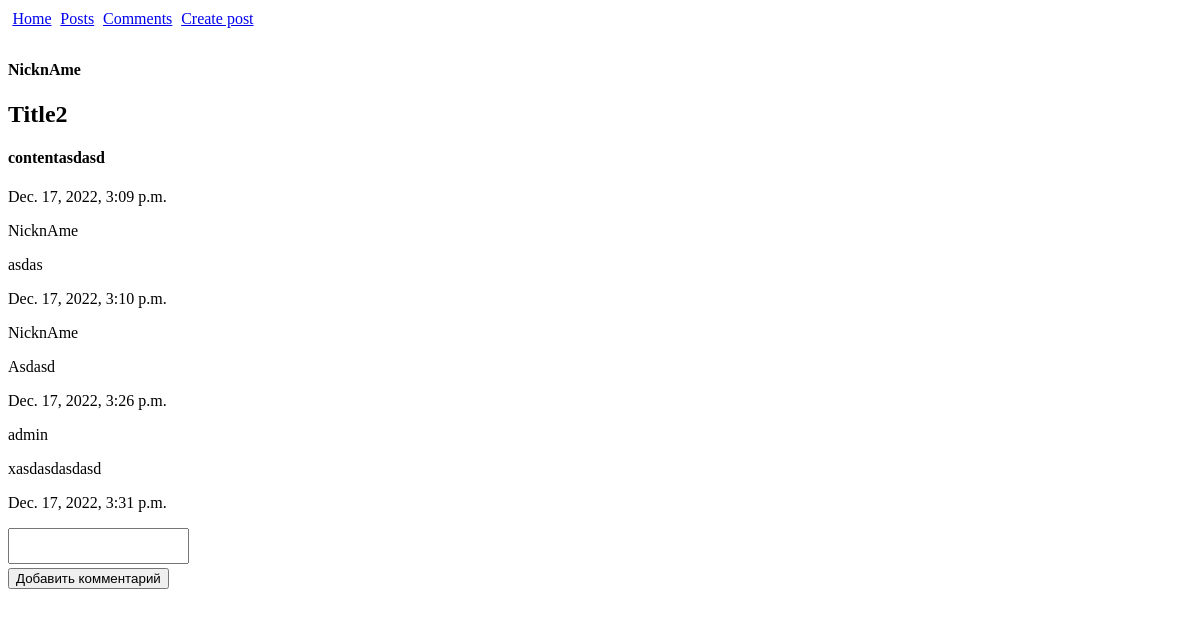
The app's page /announce/3 with its own data.
### app/models.py (models this page shows, shortened)
class Announcement(models.Model):
    Announcement_author = models.ForeignKey(MyUser, on_delete=models.CASCADE)
    Creation_date = models.DateTimeField(auto_now_add=True)
    Announcement_title = models.CharField(max_length=255)
    Announcement_text = models.TextField(default='content')
    CHOICES = (
        ('Tank', 'Танки'),
        ('Heal', 'Хилы'),
        ('DD', 'ДД'),
        ('Sales', 'Торговецы'),
        ('GM', 'Гилдмастеры'),
        ('QG', 'Квестгиверы'),
        ('BS', 'Кузнецы'),
        ('PS', 'Кожевники'),
        ('Potions', 'Зельевары'),
        ('Magic', 'Мастера заклинаний'),
    )
    Category = models.CharField(max_length=300, choices = CHOICES)

class Comments(models.Model):
    Announcement = models.ForeignKey(Announcement, on_delete = models.CASCADE)
    User = models.ForeignKey(MyUser, on_delete=models.CASCADE)
    Comment = models.TextField(default='comment')
    Comment_date = models.DateTimeField(auto_now_add=True)
    Comment_accepted = models.BooleanField(default = False)

### users/models.py (models this page shows)
class MyUser(AbstractUser):
    user_status = models.BooleanField(default = False)

### app/views.py (the view, shortened to what this page needs)
# urls.py: path('<int:pk>', AnnouncemenDetailView.as_view()),
class AnnouncemenDetailView(DetailView):
    model = Announcement
    template_name = 'announce/announce_detail.html'
    context_object_name = 'Announcement'
    queryset = Announcement.objects.all()
    def get_object(self):
        obj = super().get_object(queryset=self.queryset)
        return obj
    def get_context_data(self, **kwargs):
        context = super().get_context_data(**kwargs)
        context['form'] = AnnouncementForm()
        objFiles= Files.objects.filter(Announcement = self.object)
        data = []
        for file in objFiles:
            file_data =   {'name': file.Name,
                         'type': file.File_type}
            data.append(file_data)
        context['dataFiles'] = data
        objComments = Comments.objects.filter(Announcement = self.object, Comment_accepted = True)
        data = []
        for comment in objComments:
            data.append(comment)
        context['comments'] = data
        return context

### app/forms.py
class AnnouncementForm(ModelForm):
    class Meta:
        model = Announcement
        fields = ['Announcement_title', 'Announcement_text']

### app/templates/announce/announce_detail.html (shortened to what this page needs)
{% extends 'base.html' %}
{% load static %}
{% block content %}
    <div class="announce_detail">
        <span>
            <h4>{{Announcement.Announcement_author}}
            </h4>
        </span>
        <h2>{{Announcement.Announcement_title}}</h2>
        <h4>{{Announcement.Announcement_text}}</h4>
        <p>{{Announcement.Creation_date}}</p>
        <div class = "announce_comments">
            {% for comment in comments%}
                <p>{{comment.User}}</p>
                <p>{{comment.Comment}}</p>
                <p>{{comment.Comment_date}}</p>
            {% endfor %}
        </div>
        <form method="Post"> {% csrf_token %}
            <div class = "Add_Comment">
                <textarea class = "comment_area" id="CommentInput" name = "CommentArea"></textarea>
                <br>
                <button name = "AddComment">Добавить комментарий</button>
            </div>
        </form>
    </div>
{% endblock %}

### app/static/css/styles.css (style rules this page uses)
.comment_area { resize: none; tab-size: 4; }

### records on screen
Announcement: Announcement_author "NicknAme", Announcement_title "Title2", Announcement_text "contentasdasd", Creation_date "Dec. 17, 2022, 3:09 p.m."
Comments: User "NicknAme", Comment "asdas", Comment_date "Dec. 17, 2022, 3:10 p.m."
Comments: User "NicknAme", Comment "Asdasd", Comment_date "Dec. 17, 2022, 3:26 p.m."
Comments: User "admin", Comment "xasdasdasdasd", Comment_date "Dec. 17, 2022, 3:31 p.m."
